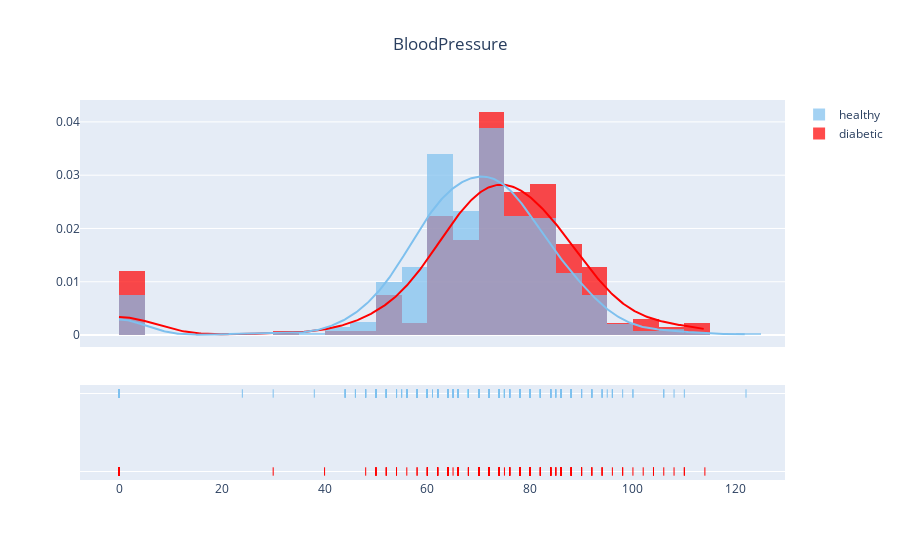

Notebook code cell kept with this figure:
### Markdown cell above
### Blood Pressure distribution

### Code cell
plot_distribution('BloodPressure', 0)

### Figure 1 — Plotly figure (JSON) as saved in the notebook; plotly's stock layout.template omitted (floating-point values rounded to 4 significant figures; data arrays with more than 128 entries replaced by an {"elided": "..."} marker saying what was removed)
{"data": [{"autobinx": false, "histnorm": "probability density", "legendgroup": "diabetic", "marker": {"color": "red"}, "name": "diabetic", "opacity": 0.7, "type": "histogram", "x": {"elided": "268 int values"}, "xaxis": "x", "xbins": {"end": 114, "size": 0, "start": 0}, "yaxis": "y"}, {"autobinx": false, "histnorm": "probability density", "legendgroup": "healthy", "marker": {"color": "#7EC0EE"}, "name": "healthy", "opacity": 0.7, "type": "histogram", "x": {"elided": "500 int values"}, "xaxis": "x", "xbins": {"end": 122, "size": 0, "start": 0}, "yaxis": "y"}, {"legendgroup": "diabetic", "marker": {"color": "red"}, "mode": "lines", "name": "diabetic", "showlegend": false, "type": "scatter", "x": {"elided": "500 float values"}, "xaxis": "x", "y": {"elided": "500 float values"}, "yaxis": "y"}, {"legendgroup": "healthy", "marker": {"color": "#7EC0EE"}, "mode": "lines", "name": "healthy", "showlegend": false, "type": "scatter", "x": {"elided": "500 float values"}, "xaxis": "x", "y": {"elided": "500 float values"}, "yaxis": "y"}, {"legendgroup": "diabetic", "marker": {"color": "red", "symbol": "line-ns-open"}, "mode": "markers", "name": "diabetic", "showlegend": false, "type": "scatter", "x": {"elided": "268 int values"}, "xaxis": "x", "y": {"elided": "268 str values"}, "yaxis": "y2"}, {"legendgroup": "healthy", "marker": {"color": "#7EC0EE", "symbol": "line-ns-open"}, "mode": "markers", "name": "healthy", "showlegend": false, "type": "scatter", "x": {"elided": "500 int values"}, "xaxis": "x", "y": {"elided": "500 str values"}, "yaxis": "y2"}], "layout": {"barmode": "overlay", "hovermode": "closest", "legend": {"traceorder": "reversed"}, "title": {"text": "BloodPressure", "x": 0.5}, "xaxis": {"anchor": "y2", "domain": [0, 1], "zeroline": false}, "yaxis": {"anchor": "free", "domain": [0.35, 1], "position": 0}, "yaxis2": {"anchor": "x", "domain": [0, 0.25], "dtick": 1, "showticklabels": false}}}
